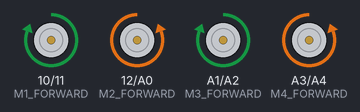
Bench run of a sketch on a simulated Arduino Uno, built with avr-gcc and run on an emulated ATmega328P. Shown: motor-driver pin pairs drawn as motors (green arrow = first pin HIGH = forward, orange = second pin HIGH = backward, longer = more drive).

Above: at 0.2 s.
At 3.8 s:
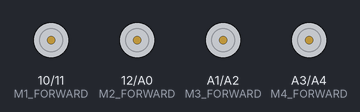
Timing chart, 0 to 5.5 s (numbered marks = the images above):
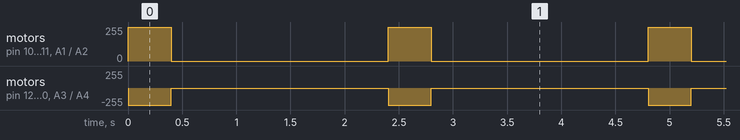

The sketch:

h1.ino
```cpp
#include <NewPing.h>

//PIN CONFIGURATION FOR ULTRASONIC SENSOR
#define X_TRIGGER_PIN  2
#define X_ECHO_PIN     4

#define Y_TRIGGER_PIN  7
#define Y_ECHO_PIN     8

#define XD_TRIGGER_PIN  13
#define XD_ECHO_PIN     9

#define YD_TRIGGER_PIN  5 //
#define YD_ECHO_PIN     6 //

//MOTOR DRIVER PIN CONFIGURATION
#define M1_FORWARD 10
#define M1_BACKWARD 11

#define M2_FORWARD 12
#define M2_BACKWARD A0

#define M3_FORWARD  A1
#define M3_BACKWARD A2

#define M4_FORWARD A3
#define M4_BACKWARD A4

//MAXIMUM DISTANCE FOR ULTARSONIC SENSOR
#define MAX_DISTANCE 4000

//PARAMETERS
float X_PING_DISTACE;
float Y_PING_DISTACE;
float XD_PING_DISTACE;
float YD_PING_DISTACE;

//INTERNAL PARAMETERS
int X_OFFSET = 12;
int Y_OFFSET = 20;
int GLOBEL_X = 96;
int GLOBEL_Y = 70;
int ORNT_1 = 1;
int ORNT_2 = 2;
bool flag = false;
bool loop_flag  = true;

//ultrasnoic oject creation
NewPing sonar_X(X_TRIGGER_PIN, X_ECHO_PIN, MAX_DISTANCE);
NewPing sonar_Y(Y_TRIGGER_PIN, Y_ECHO_PIN, MAX_DISTANCE);
NewPing sonar_XD(XD_TRIGGER_PIN, XD_ECHO_PIN, MAX_DISTANCE);
NewPing sonar_YD(YD_TRIGGER_PIN, YD_ECHO_PIN, MAX_DISTANCE);


void setup() {
  Serial.begin(115200);
  //MOTOR DRIVER PIN CONFIGURATION
  pinMode(M1_FORWARD,OUTPUT);
  pinMode(M1_BACKWARD,OUTPUT);

  pinMode(M2_FORWARD,OUTPUT);
  pinMode(M2_BACKWARD,OUTPUT);

  pinMode(M3_FORWARD,OUTPUT);
  pinMode(M3_BACKWARD,OUTPUT);

  pinMode(M4_FORWARD,OUTPUT);
  pinMode(M4_BACKWARD,OUTPUT);

  //MOTOR DRIVER INITIAL CONDITION
  bot_engine_stop();}

void loop() {

  if(flag){

  }else{
    while(loop_flag){

      bot_anti_clock(400);
      bot_engine_stop();
      delay(2000);

    }
    flag = true;
  }

}


//suporting functions
void bot_clock (int w){

  //(clock)
        digitalWrite(M1_FORWARD,LOW);
        digitalWrite(M1_BACKWARD,HIGH);

        digitalWrite(M2_FORWARD,HIGH);
        digitalWrite(M2_BACKWARD,LOW);

        digitalWrite(M3_FORWARD,LOW);
        digitalWrite(M3_BACKWARD,HIGH);

        digitalWrite(M4_FORWARD,HIGH);
        digitalWrite(M4_BACKWARD,LOW);
        delay(w);

}

void bot_anti_clock (int w){

  //(counter_clock)
        digitalWrite(M1_FORWARD,HIGH);
        digitalWrite(M1_BACKWARD,LOW);

        digitalWrite(M2_FORWARD,LOW);
        digitalWrite(M2_BACKWARD,HIGH);

        digitalWrite(M3_FORWARD,HIGH);
        digitalWrite(M3_BACKWARD,LOW);

        digitalWrite(M4_FORWARD,LOW);
        digitalWrite(M4_BACKWARD,HIGH);
        delay(w);

}

void bot_engine_stop (){

  //stop
  digitalWrite(M1_FORWARD,LOW);
  digitalWrite(M1_BACKWARD,LOW);

  digitalWrite(M2_FORWARD,LOW);
  digitalWrite(M2_BACKWARD,LOW);

  digitalWrite(M3_FORWARD,LOW);
  digitalWrite(M3_BACKWARD,LOW);

  digitalWrite(M4_FORWARD,LOW);
  digitalWrite(M4_BACKWARD,LOW);

}

void bot_forward (int w){

  //forward
  digitalWrite(M1_FORWARD,HIGH);
  digitalWrite(M1_BACKWARD,LOW);

  digitalWrite(M2_FORWARD,HIGH);
  digitalWrite(M2_BACKWARD,LOW);

  digitalWrite(M3_FORWARD,HIGH);
  digitalWrite(M3_BACKWARD,LOW);

  digitalWrite(M4_FORWARD,HIGH);
  digitalWrite(M4_BACKWARD,LOW);
  delay(w);

}

void bot_backward (int w){

  //backward
  digitalWrite(M1_FORWARD,LOW);
  digitalWrite(M1_BACKWARD,HIGH);

  digitalWrite(M2_FORWARD,LOW);
  digitalWrite(M2_BACKWARD,HIGH);

  digitalWrite(M3_FORWARD,LOW);
  digitalWrite(M3_BACKWARD,HIGH);

  digitalWrite(M4_FORWARD,LOW);
  digitalWrite(M4_BACKWARD,HIGH);
  delay(w);

}
```

Measured:
- by itself, motor on pin 12 (M2_FORWARD) / A0 (M2_BACKWARD), motor on A3 (M4_FORWARD) / A4 (M4_BACKWARD): alternates backward 255/255 for 0.40 s and stopped for 2.0 s
- by itself, motor on pin 10 (M1_FORWARD) / pin 11 (M1_BACKWARD), motor on A1 (M3_FORWARD) / A2 (M3_BACKWARD): alternates forward 255/255 for 0.40 s and stopped for 2.0 s
